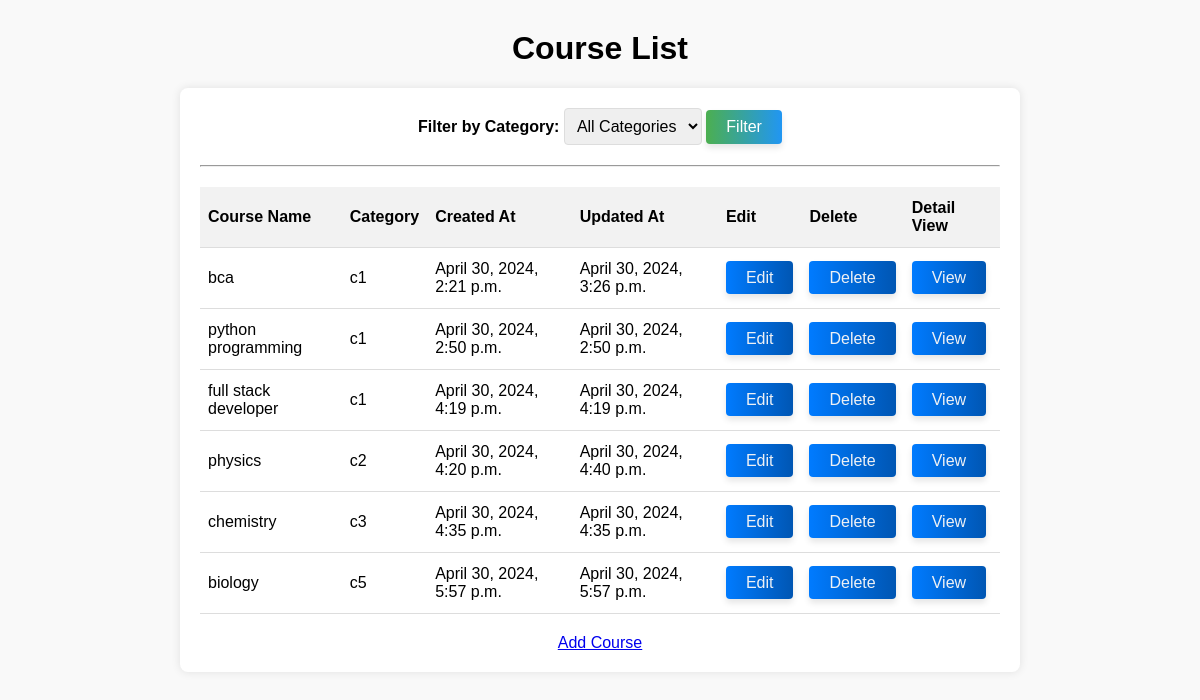
Screenshot of /course/ with the database file from the repository.
### app/models.py (models this page shows, shortened)
class Course(models.Model):
    course_name = models.CharField(max_length= 255, verbose_name='Course Name')
    CATEGORY_CHOICES = [
        ('c1','Tech Courses'),
        ('c2','Grade 9'),
        ('c3','Grade 10'),
        ('c4','Grade 11'),
        ('c5','Grade 12'),
    ]
    category_type = models.CharField(max_length=20,choices=CATEGORY_CHOICES,default='c1')
    created_at = models.DateTimeField(auto_now_add=True , verbose_name= 'Created At')
    updated_at = models.DateTimeField(auto_now = True, verbose_name= 'Updated At')

### app/views.py (the view)
# urls.py: path('course/', course_list, name='course_list'),
def course_list(request):
    courses = Course.objects.all()
    category_filter = request.GET.get('category')
    if category_filter:
        courses = courses.filter(category_type=category_filter)
    return render(request, 'course_list.html', {'courses': courses})

### templates/course_list.html (shortened to what this page needs)
<!DOCTYPE html>
<html lang="en">
<head>
</head>
<body>
    <h1>Course List</h1>
    <div class="container">
        <form method="get" action="{% url 'course_list' %}">
            <label for="category">Filter by Category:</label>
            <select name="category" id="category">
                <option value="">All Categories</option>
            </select>
            <button type="submit">Filter</button>
        </form>
        <hr>
        {% if courses %}
        <table>
            <thead>
                <tr>
                    <th>Course Name</th>
                    <th>Category</th>
                    <th>Created At</th>
                    <th>Updated At</th>
                    <th>Edit</th>
                    <th>Delete</th>
                    <th>Detail View</th>
                </tr>
            </thead>
            <tbody>
                {% for course in courses %}
                <tr>
                    <td>{{ course.course_name }}</td>
                    <td>{{ course.category_type }}</td>
                    <td>{{ course.created_at }}</td>
                    <td>{{ course.updated_at }}</td>
                    <td>
                        <a href="{% url 'edit_course' course.id %}">Edit</a>
                    </td>
                    <td>
                        <a href="{% url 'delete_course' course.id %}">Delete</a>
                    </td>
                    <td>
                        <a href="{% url 'view_course' course.id %}">View</a>
                    </td>
                </tr>
                {% endfor %}
            </tbody>
        </table>
        <div class="add-link">
            <a href="{% url 'create_course' %}">Add Course</a>
        </div>
        {% else %}
        <p>No courses available</p>
        {% endif %}
    </div>
</body>
</html>

### templates/course_list.html (style rules this page uses)
body { font-family: Arial, sans-serif; margin: 0; padding: 0; background-color: #f9f9f9; }
h1 { text-align: center; margin-top: 30px; }
.container { max-width: 800px; margin: 0 auto; padding: 20px; background-color: #fff; border-radius: 8px; box-shadow: 0 0 10px rgba(0, 0, 0, 0.1); }
form { text-align: center; margin-bottom: 20px; }
label { font-weight: bold; }
select { padding: 8px; font-size: 16px; border-radius: 4px; border: 1px solid #ddd; }
button { padding: 8px 20px; font-size: 16px; border: none; background-color: #4CAF50; color: #fff; border-radius: 4px; cursor: pointer; transition: background-color 0.3s ease; background-image: linear-gradient(to right, #4CAF50, #2196F3); box-shadow: 0 4px 6px rgba(0, 0, 0, 0.1); }
table { width: 100%; border-collapse: collapse; margin-top: 20px; }
th, td { padding: 12px 8px; text-align: left; border-bottom: 1px solid #ddd; }
th { background-color: #f2f2f2; }
td a { text-decoration: none; color: #eef1f5; background-image: linear-gradient(to right, #007bff, #0056b3); padding: 8px 20px; border-radius: 4px; transition: background-color 0.3s ease, box-shadow 0.3s ease; box-shadow: 0 4px 6px rgba(0, 0, 0, 0.1); }
.add-link { display: block; text-align: center; margin-top: 20px; }

### rows the page displays
Course: course_name "bca", category_type "c1", created_at "April 30, 2024, 2:21 p.m.", updated_at "April 30, 2024, 3:26 p.m."
Course: course_name "python programming", category_type "c1", created_at "April 30, 2024, 2:50 p.m.", updated_at "April 30, 2024, 2:50 p.m."
Course: course_name "full stack developer", category_type "c1", created_at "April 30, 2024, 4:19 p.m.", updated_at "April 30, 2024, 4:19 p.m."
Course: course_name "physics", category_type "c2", created_at "April 30, 2024, 4:20 p.m.", updated_at "April 30, 2024, 4:40 p.m."
Course: course_name "chemistry", category_type "c3", created_at "April 30, 2024, 4:35 p.m.", updated_at "April 30, 2024, 4:35 p.m."
Course: course_name "biology", category_type "c5", created_at "April 30, 2024, 5:57 p.m.", updated_at "April 30, 2024, 5:57 p.m."
